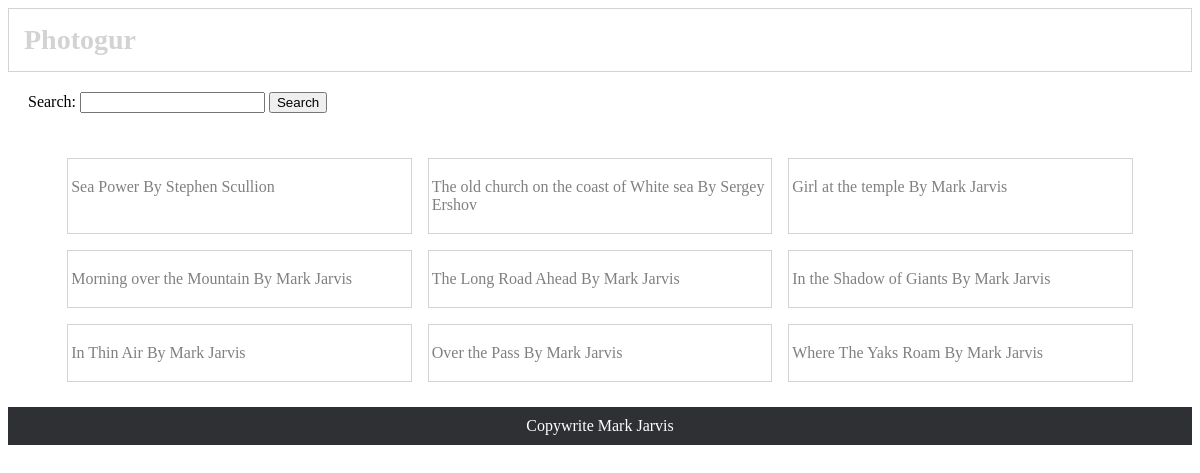
/pictures/, run on the app's committed database.
### photogur/models.py (models this page shows, shortened)
class Picture(models.Model):
    title = models.CharField(max_length=255)
    artist = models.CharField(max_length=255)
    url = models.CharField(max_length=255)

### photogur/views.py (the view)
# urls.py: path('pictures/', pictures),
def pictures(request):
    context = {'pictures': Picture.objects.all()}
    response = render(request, 'pictures.html', context)
    return HttpResponse(response)

### photogur/templates/pictures.html (shortened to what this page needs)
{% extends 'base.html' %}
{% block content %}
<body>
    <ul  class = "photo_list">
        {% for picture in pictures %}
            <a class ="image_block" href="{% url 'picture_details' id=picture.pk %}">
                <li>
                    <p class ="info">{{ picture.title }} By {{ picture.artist  }} </p>
                </li>
            </a>
        {% endfor %}
    </ul>
</body>
{% endblock %}

### photogur/static/css/main.css (style rules this page uses)
.image_block { border: 1px solid lightgrey; padding: 3px; }
.info { display: inline-block; color: grey; }
.photo_list { list-style: none; margin:5px auto; padding: 20px 5%; }
.photo_list { border: 2px solid ligthgrey; }
@media screen and (min-width: 640px) { .photo_list { display: grid; grid-template-columns: 1fr 1fr; grid-gap: 1em; } }
@media screen and (min-width: 900px) { .photo_list { display: grid; grid-template-columns: 1fr 1fr 1fr; grid-gap: 1em; } }

### data on the page
Picture: title "Sea Power", artist "Stephen Scullion"
Picture: title "The old church on the coast of White sea", artist "Sergey Ershov"
Picture: title "Girl at the temple", artist "Mark Jarvis"
Picture: title "Morning over the Mountain", artist "Mark Jarvis"
Picture: title "The Long Road Ahead", artist "Mark Jarvis"
Picture: title "In the Shadow of Giants", artist "Mark Jarvis"
Picture: title "In Thin Air", artist "Mark Jarvis"
Picture: title "Over the Pass", artist "Mark Jarvis"
Picture: title "Where The Yaks Roam", artist "Mark Jarvis"
